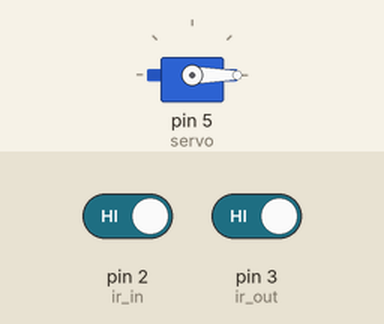
Simulated run of this sketch. Board: Arduino Uno, built with avr-gcc and run on an emulated ATmega328P. Parts: servo. The inputs (shaded band) are chosen by the test bench; at power-on: pin 2 (ir_in) HIGH, pin 3 (ir_out) HIGH.

Above: at 2.8 s.
2.9 s: pin 2 (ir_in) driven LOW
At 3.7 s:
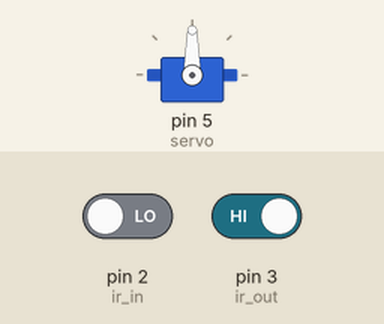
7.0 s: pin 2 (ir_in) driven HIGH
At 8.1 s:
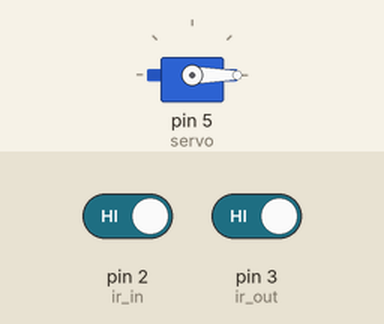
8.5 s: pin 3 (ir_out) driven LOW
At 9.5 s:
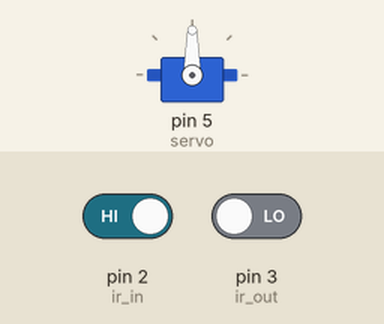
Timing chart, 0 to 13.5 s (numbered marks = the images above; inputs shaded):
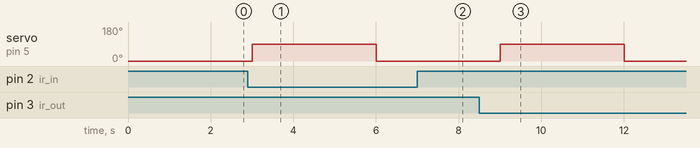

The sketch:

CarParkingArduino.ino
```cpp
#include <Servo.h>
Servo servo;
int ir_in = 2;
int ir_out = 3;
int count = 0;
int total = 5;
void setup()
{
  Serial.begin(9600);
  pinMode(ir_in, INPUT);
  pinMode(ir_out, INPUT);
  servo.attach(5);
  servo.write(0);
}
void loop() {
  if (digitalRead (ir_in) == 0 && count != total )
  {
    servo.write(90);
    delay(3000);
    servo.write(0);
    count++;
  }
  else if (digitalRead (ir_out) == 0 && count != 0)
  {
    servo.write(90);
    delay(3000);
    servo.write(0);
    count--;
  }
  else
    servo.write(0);
  delay(1000);
}
```

Measured:
- after the input at 2.9 s, servo on pin 5 (servo): 0° → 90° after 0.10 s, → 0° 3.0 s later
- after the input at 7.0 s, servo on pin 5 (servo): stays 0° (without the input it goes to 90° after 0.00 s)
- after the input at 8.5 s, servo on pin 5 (servo): 0° → 90° after 0.50 s, → 0° 3.0 s later
